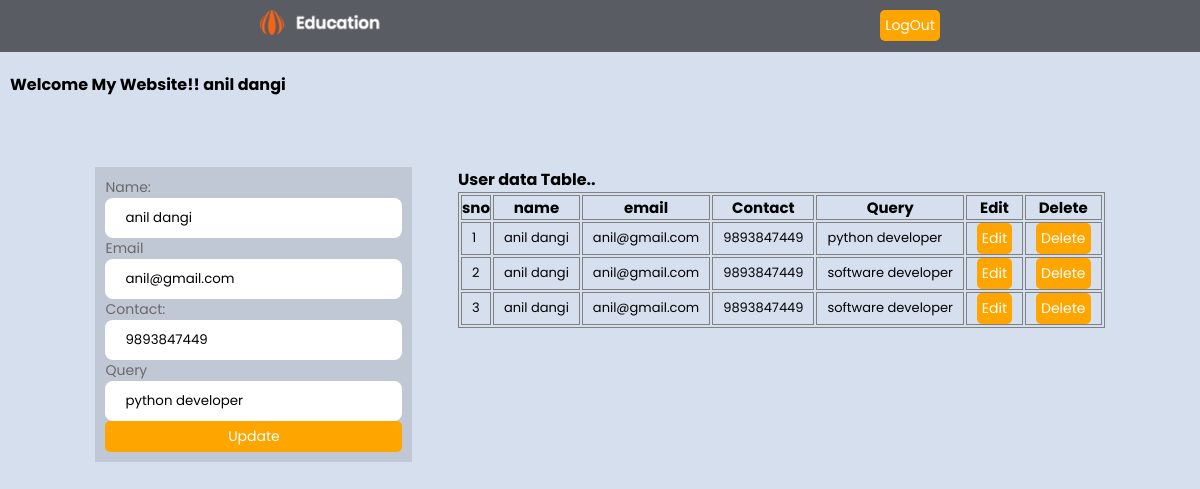
Page /edit/2 on the committed database.
### app/models.py (models this page shows, shortened)
class Students(models.Model):
    stu_name=models.CharField(max_length=50)
    stu_email=models.CharField(max_length=50)
    stu_contact=models.IntegerField()
    stu_password=models.CharField(max_length=25)

class myQuery(models.Model):
    stu_name=models.CharField(max_length=50)
    stu_email=models.CharField(max_length=50)
    stu_contact=models.IntegerField(null=True)
    stu_query=models.CharField(max_length=50)

### app/views.py (the view)
# urls.py: path('edit/<int:x>',views.edit,name="edit"),
def edit(request,x):
    data1=myQuery.objects.get(id=x)
    id1=data1.id
    email=data1.stu_email
    name=data1.stu_name
    contact=data1.stu_contact
    query=data1.stu_query
    data=Students.objects.get(stu_email=email)
    data={
        'name':data.stu_name,
        'email':data.stu_email,
        'contact':data.stu_contact,
        'password':data.stu_password
        }
    query_data=myQuery.objects.filter(stu_email=email)
    edit_data={
        'id':id1,
        'email':email,
        'name':name,
        'contact':contact,
        'query':query,
    }
    return render(request,'dashboard.html',{'key2':edit_data, 'data':data, 'query_data':query_data})

### app/templates/dashboard.html (shortened to what this page needs)
<!DOCTYPE html>
{% load static %}
<html lang="en">
<head>
    <link rel="stylesheet" href="https://cdnjs.cloudflare.com/ajax/libs/font-awesome/6.6.0/css/all.min.css"
 />
    <link rel="stylesheet" href="{% static 'css/style.css' %}">
</head>
<body>
    <div class="dashboard">
        <div class="navbar">
            <div class="logo">
                <img src="{% static 'img/logo.png' %}" width="120">
            </div>
            <div>
                <a href="{% url 'logout' %}"><button>LogOut</button></a>
            </div>
        </div>
        <h4 style="padding: 20px 10px;">Welcome My Website!! {{data.name}}</h4>
        <div class="board">
            <div>
                {% if key2 %}
                <form action="{% url 'update' x=key2.id %}" x=key2.id class="form" method="post">
                    <label for="name">Name:</label>
                    <input type="text" name="name" value="{{key2.name}}" readonly>
                    <label for="email">Email</label>
                    <input type="email" name="email" value="{{key2.email}}" readonly>
                    <label for="contact">Contact:</label>
                    <input type="number" name="contact" value="{{key2.contact}}" readonly>
                    <label for="query">Query</label>
                    <input type="text" name="query" value="{{key2.query}}" inputmode="">
                    <button>Update</button>
                </form>
                {% endif %}
            </div>
            <div class="res-tbl">
                <h4>User data Table..</h4>
                <table class="table table-hover">
                    <tr>
                        <th>sno</th>
                        <th>name</th>
                        <th>email</th>
                        <th>Contact</th>
                        <th>Query</th>
                        <th>Edit</th>
                        <th>Delete</th>
                    </tr>
                    <tbody>
                        {% for i in query_data %}
                        <tr>
                            <td>{{forloop.counter}}</td>
                            <td>{{i.stu_name}}</td>
                            <td>{{i.stu_email}}</td>
                            <td>{{i.stu_contact}}</td>
                            <td>{{i.stu_query}}</td>
                            <td><a href="{% url 'edit' x=i.id %}"><button>Edit </button></a></td>
                            <td><a href="{% url 'delete' x=i.id y=i.stu_email %}"><button>Delete</button></a></td>
                        </tr>
                        {% endfor %}
                    </tbody>
                </table>
            </div>
        </div>
    </div>
</body>
</html>

### app/static/css/style.css (style rules this page uses)
* { margin: 0; padding:0; box-sizing: border-box; font-family: "Poppins", sans-serif; }
.dashboard { background-color: rgb(214, 223, 238); }
.navbar { display: flex; justify-content: space-around; align-items: center; position: sticky; background-color: rgba(8, 6, 6, 0.6); top: 0; padding:10px; color:white; }
.logo img { width:120px; }
table,tr,th,td { border: 1px solid gray; }
button { border: none; background-color: orange; color:white; font-weight: 400; font-size: 14px; padding: 5px; border-radius: 5px; }
button { color:white; }
.board { display: flex; justify-content: space-evenly; padding:50px; height: 100vh; }
.board form { display: flex; flex-direction: column; width: 100%; background-color: rgba(0,0,0, .1); padding:10px; }
.board form input { padding:10px 20px; border: none; border-radius: 8px; }
.board table { width: 100%; font-size: 15px; }
label { color:rgb(107, 104, 104); font-size: 14px; font-weight: 400; }
td { padding:0px 10px; font-size: 13px; font-weight: 400; }

### rows in the picture
Students: name "anil dangi"
myQuery: name "anil dangi", email "anil@gmail.com", query "python developer", stu_name "anil dangi", stu_email "anil@gmail.com", stu_contact "9893847449", stu_query "python developer"
myQuery: stu_name "anil dangi", stu_email "anil@gmail.com", stu_contact "9893847449", stu_query "software developer"
myQuery: stu_name "anil dangi", stu_email "anil@gmail.com", stu_contact "9893847449", stu_query "software developer"
